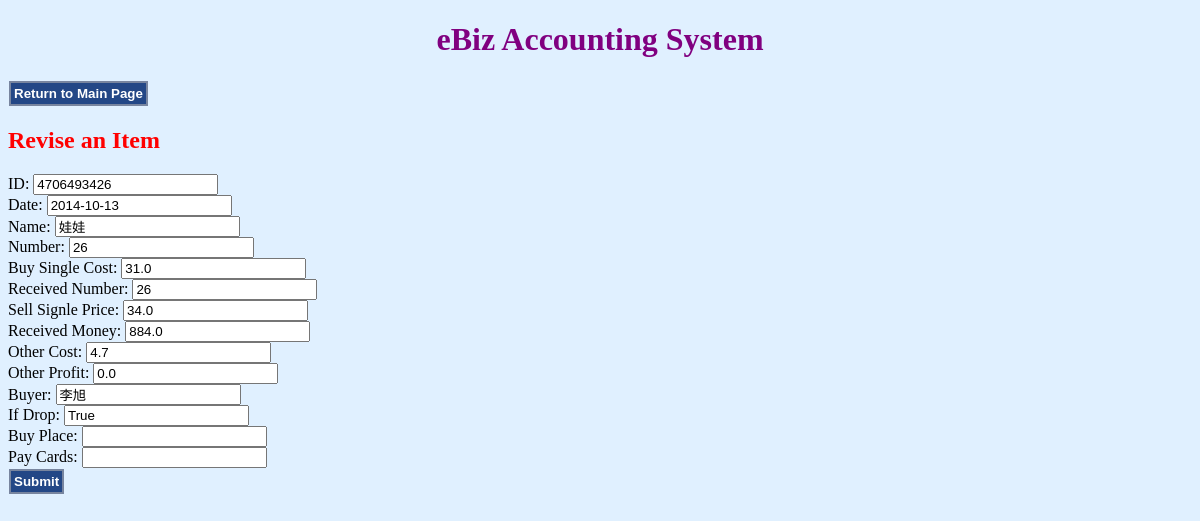
Before: /revise_item/4706493426 with the older database file.
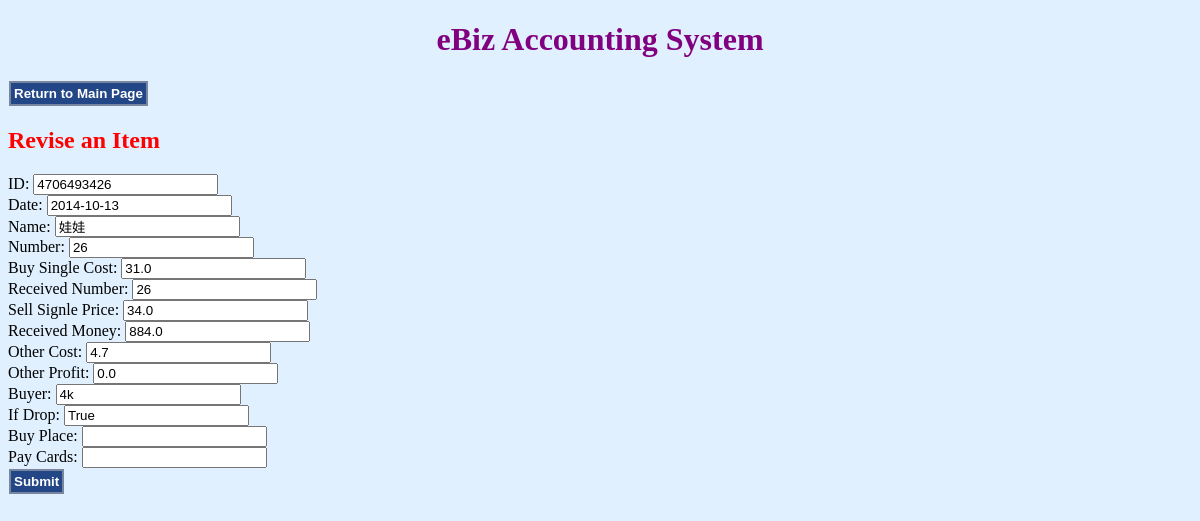
After: the same page with the newer database file.
### Item.py (models this page shows, shortened)
class Item(Model):
    uID = IntegerField(unique=True);
    date = DateField();
    number = IntegerField();
    name = TextField();
    buySingleCost = DoubleField();
    buyTotalCost = DoubleField();
    receivedNum = IntegerField();
    sellSignlePrice = DoubleField();
    sellTotalPrice = DoubleField();
    receivedMoney = DoubleField();
    otherCost = DoubleField();
    basicProfit = DoubleField();
    otherProfit = DoubleField();
    totalProfit = DoubleField();
    buyer = CharField(max_length=120);
    buyPlace = CharField(max_length=120);
    payCards = TextField();
    ifDrop = BooleanField();
    class Meta:
        database = db;
        order_by = ('-date',);

### ebizSys.py (the view)
@app.route('/revise_item/<int:uID>')
@app.route('/revise_item')
def revise_item(uID):
    item = Item.get_item_by_ID(uID);
    return render_template("revise_item.html", item=item);

### Item.py (called while the page is built)
def get_item_by_ID(_ID):
    for x in Item.select():
        if x.uID == _ID:
            return x;

### templates/revise_item.html (shortened to what this page needs)
<!DOCTYPE html>
<html>
	<head>
		<link rel="stylesheet" type="text/css" href="/static/styles.css">
	</head>
	<body>
		<h1>eBiz Accounting System</h1>
		<form action="{{ url_for('index') }}">
			<input class="retrn_to_home" type="submit" value="Return to Main Page">
		</form>
		<h2>Revise an Item</h2>
		<form action="{{ url_for('save_revise_item') }}" method="POST"
		class="save_revise_item">
			<div >
				<label>ID: </label><input name="uID" value="{{ item.uID }}" readonly="True"><br>
				<label>Date: </label><input name="date" value="{{ item.date }}"><br>
				<label>Name: </label><input name="name" value="{{ item.name }}"><br>
				<label>Number: </label><input name="num" value="{{ item.number }}"><br>
				<label>Buy Single Cost: </label><input name="buySingleCost" value="{{ item.buySingleCost }}"><br>
				<label>Received Number: </label><input name="receivedNum" value="{{ item.receivedNum }}"><br>
				<label>Sell Signle Price: </label><input name="sellSignlePrice" value="{{ item.sellSignlePrice }}"><br>
				<label>Received Money: </label><input name="receivedMoney" value="{{ item.receivedMoney }}"><br>
				<label>Other Cost: </label><input name="otherCost" value="{{ item.otherCost }}"><br>
				<label>Other Profit: </label><input name="otherProfit" value="{{ item.otherProfit }}"><br>
				<label>Buyer: </label><input name="buyer" value="{{ item.buyer }}"><br>
				<label>If Drop: </label><input name="ifDrop" value="{{ item.ifDrop }}"><br>
				<label>Buy Place: </label><input name="buyPlace" value="{{ item.buyPlace }}"><br>
				<label>Pay Cards: </label><input name="payCards" value="{{ item.payCards }}"><br>
			</div>
			<input id="revise_submit" type="submit" class="submit_button" value="Submit">
		</form>
	</body>
</html>

### static/styles.css (style rules this page uses)
body { background-color: #E0F0FF; }
h1 { color: purple; text-align: center; }
h2 { color: red; }
.add_button,.submit_button,.retrn_to_home { background-color:#234786; border-color: #78859F; border-style: solid; color:#FFFFFF; display: inline; font-weight: bold; padding: 3px; margin:1px; }

Changed rows visible on the page:
changed Item "娃娃": buyer "李旭" → "4k"
